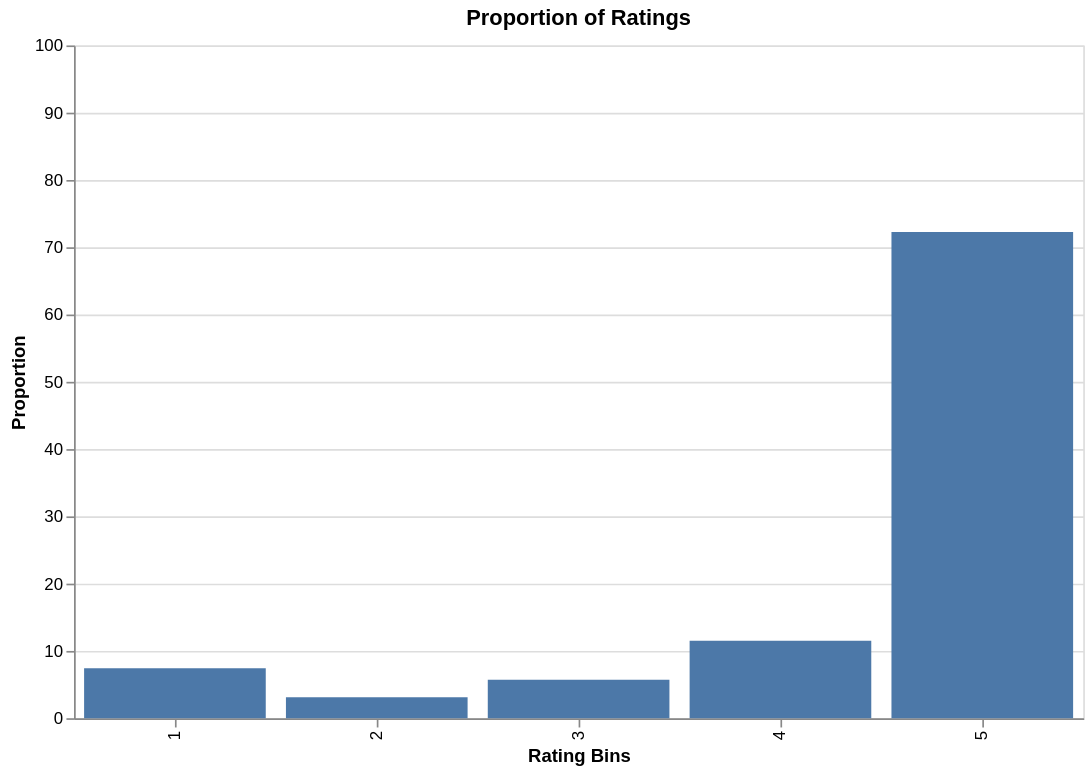

The notebook cell this image was saved under:
### Code cell
alt.Chart(ratings).mark_bar().encode(
    x=alt.X("rating:N", title="Rating Bins"),
    y=alt.Y(
        "pct:Q",
        scale=alt.Scale(domain=[0, 100]),
        title="Proportion",
    ),
    tooltip=[alt.Tooltip("ratings:N"), alt.Tooltip("pct:Q")],
).properties(
    width=600, height=400, title="Proportion of Ratings"
)

### Figure 1 — Vega-Lite specification as saved in the notebook (floating-point values rounded to 4 significant figures)
{"config": {"view": {"continuousWidth": 300, "continuousHeight": 300}}, "data": {"name": "data-eb9c325bd5e4cc149542edfc2379a9eb"}, "mark": {"type": "bar"}, "encoding": {"tooltip": [{"field": "ratings", "type": "nominal"}, {"field": "pct", "type": "quantitative"}], "x": {"field": "rating", "title": "Rating Bins", "type": "nominal"}, "y": {"field": "pct", "scale": {"domain": [0, 100]}, "title": "Proportion", "type": "quantitative"}}, "height": 400, "title": "Proportion of Ratings", "width": 600, "$schema": "https://vega.github.io/schema/vega-lite/v6.1.0.json", "datasets": {"data-eb9c325bd5e4cc149542edfc2379a9eb": [{"rating": 1.0, "cnt": 1484, "pct": 7.42}, {"rating": 2.0, "cnt": 624, "pct": 3.12}, {"rating": 3.0, "cnt": 1139, "pct": 5.7}, {"rating": 4.0, "cnt": 2304, "pct": 11.52}, {"rating": 5.0, "cnt": 14449, "pct": 72.25}]}}
